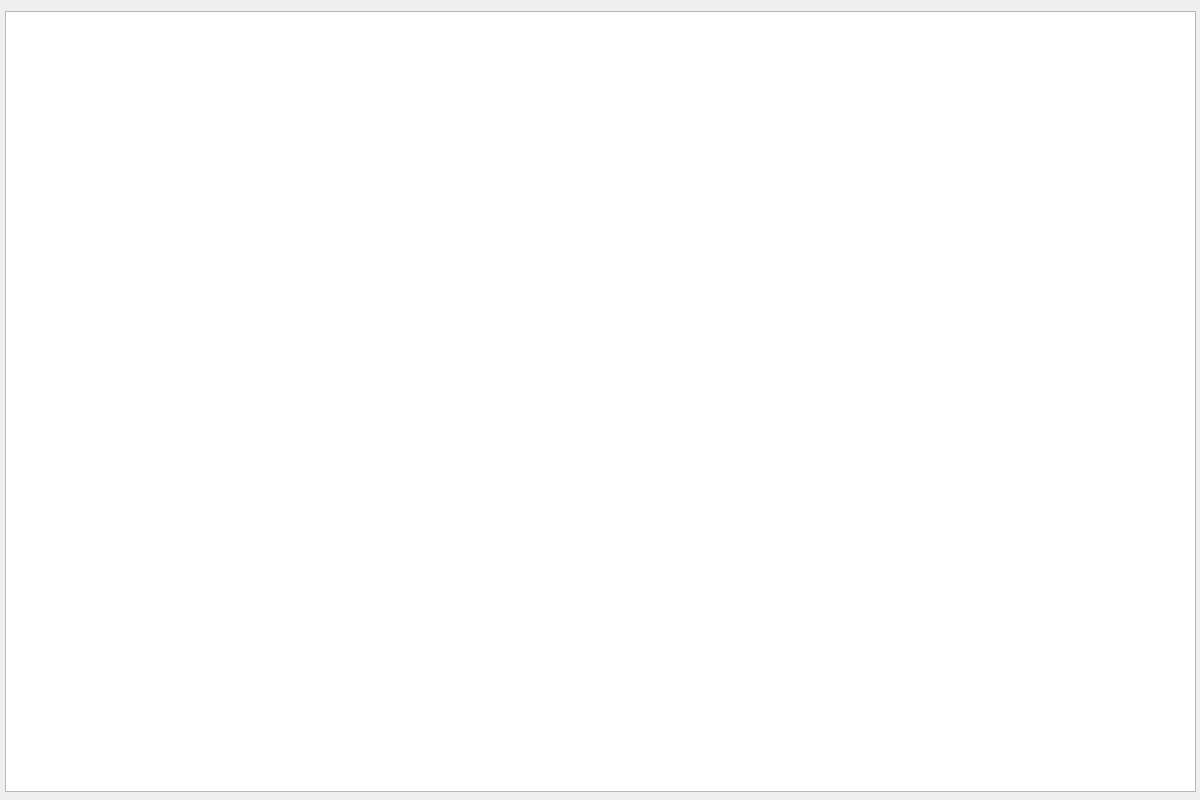
<?xml version="1.0" encoding="UTF-8"?>
<ui version="4.0">
 <class>MainWindow</class>
 <widget class="QMainWindow" name="MainWindow">
  <property name="geometry">
   <rect>
    <x>0</x>
    <y>0</y>
    <width>1200</width>
    <height>800</height>
   </rect>
  </property>
  <property name="windowTitle">
   <string>TimeTable</string>
  </property>
  <widget class="QWidget" name="centralwidget">
   <widget class="QTableView" name="timeTableView">
    <property name="geometry">
     <rect>
      <x>5</x>
      <y>11</y>
      <width>1191</width>
      <height>781</height>
     </rect>
    </property>
    <attribute name="verticalHeaderDefaultSectionSize">
     <number>50</number>
    </attribute>
   </widget>
  </widget>
 </widget>
 <resources/>
 <connections/>
</ui>
